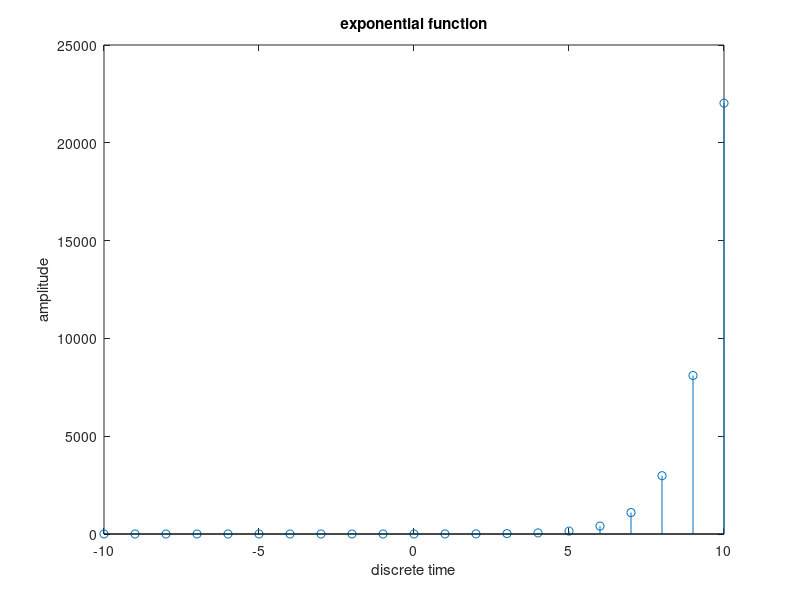

MATLAB code to generate this figure:
%generate a exponential function
%rohit kumar 2014ipg-070


close all 
t=-10:1:10;
unitstep=t>=0;

expo =exp(t).*unitstep;

stem(t,expo);
title('exponential function');
xlabel('discrete time');
ylabel('amplitude');